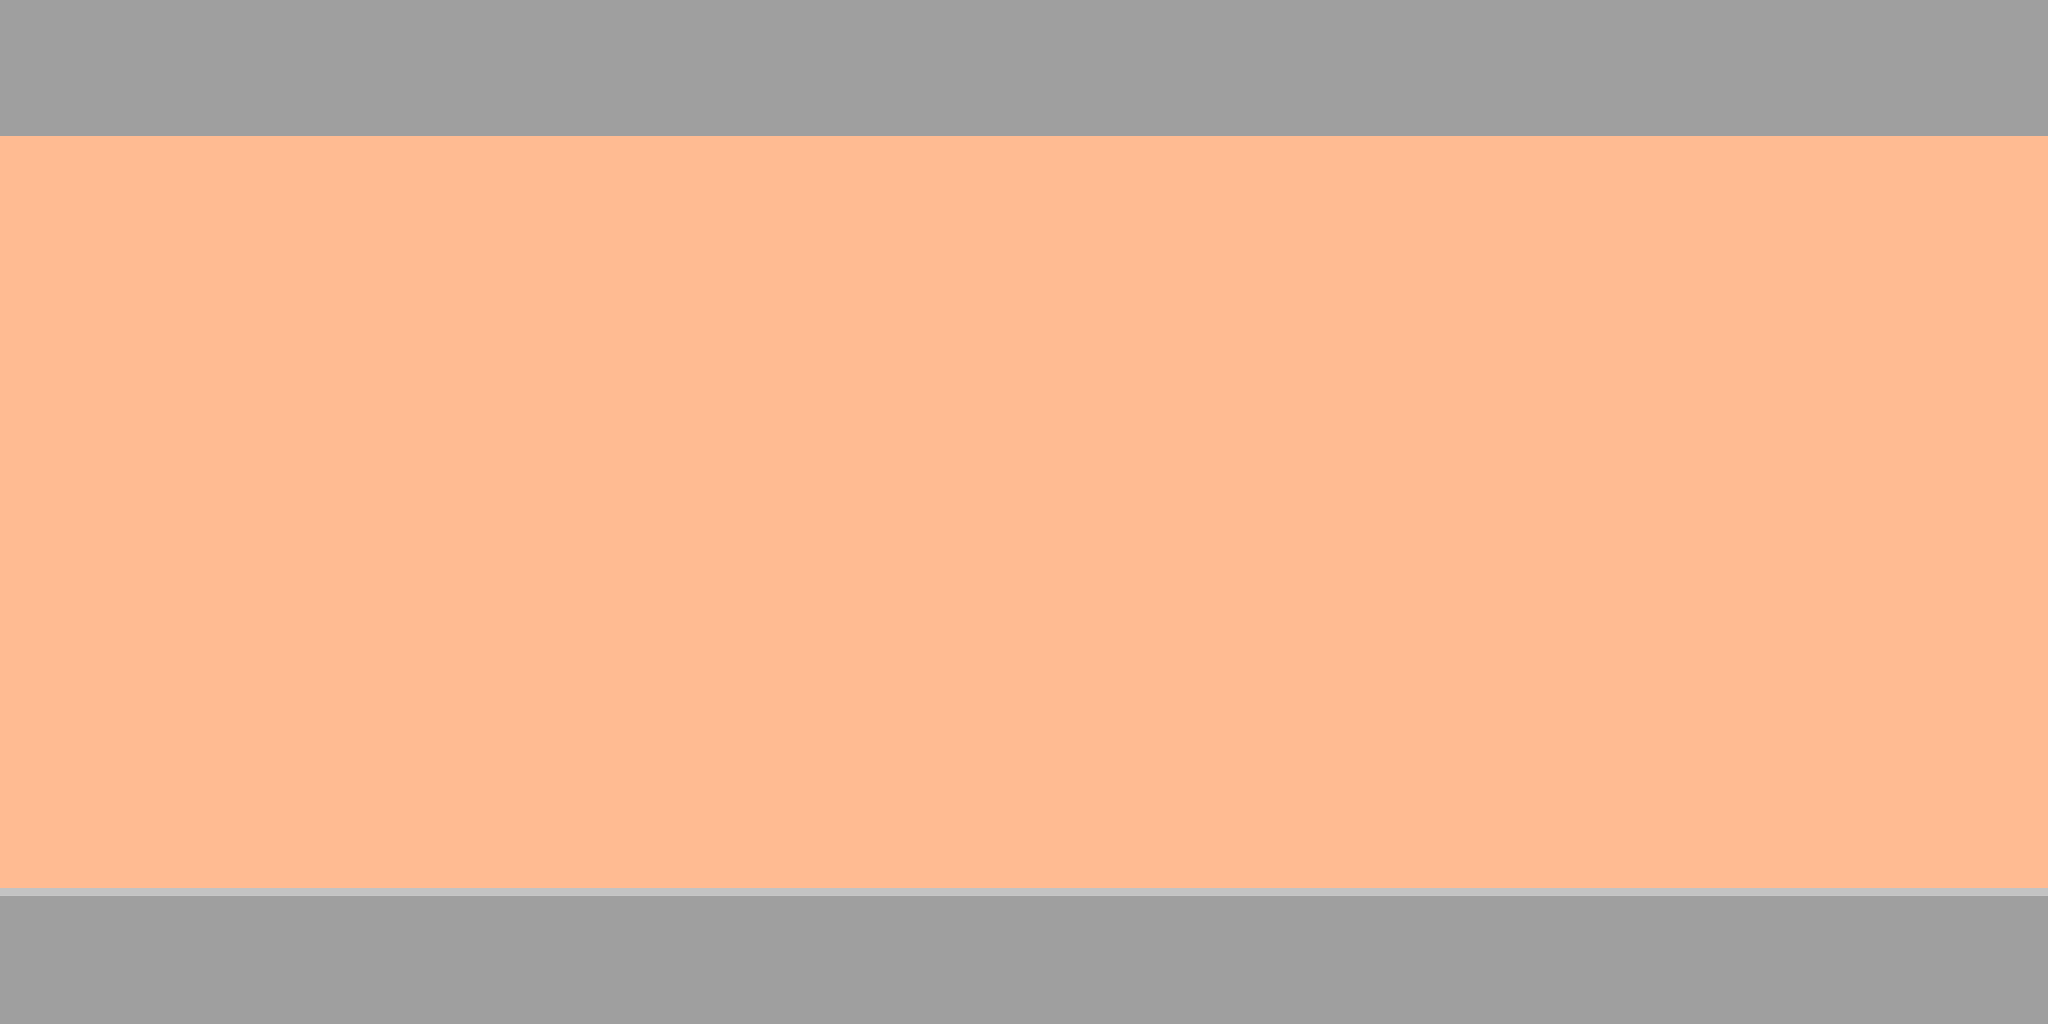

A level layout from a 2D game, rendered from its tile map. Below: a short description, then the map file with tile-grid data replaced by summaries:
An orthogonal 32x16 tile map with 64x64 px tiles, 7 tile layers (background, borderTop, borderBottom, borderLeft, ...).

<map version="1.0" orientation="orthogonal" renderorder="right-down" width="32" height="16" tilewidth="64" tileheight="64" backgroundcolor="#ffbb92" nextobjectid="4">
 <tileset firstgid="1" name="boxes_map" tilewidth="64" tileheight="64" tilecount="20">
  <image source="boxes_map.png" width="320" height="256" />
  <tile id="1">
   <properties>
    <property name="type" value="spike" />
   </properties>
  </tile>
  <tile id="2">
   <properties>
    <property name="type" value="activator" />
   </properties>
  </tile>
  <tile id="3">
   <properties>
    <property name="type" value="spike" />
   </properties>
  </tile>
  <tile id="11">
   <properties>
    <property name="type" value="brick" />
   </properties>
  </tile>
 </tileset>
 <layer name="background" width="32" height="16">
  <data>[512 cells, 64 non-empty, 1 distinct tile ids]</data>
 </layer>
 <layer name="borderTop" width="32" height="16">
  <data>[512 cells, 32 non-empty, 1 distinct tile ids]</data>
 </layer>
 <layer name="borderBottom" width="32" height="16">
  <data>[512 cells, 32 non-empty, 1 distinct tile ids]</data>
 </layer>
 <layer name="borderLeft" width="32" height="16">
  <data>[512 cells, 0 non-empty, 0 distinct tile ids]</data>
 </layer>
 <layer name="borderRight" width="32" height="16">
  <data>[512 cells, 0 non-empty, 0 distinct tile ids]</data>
 </layer>
 <layer name="borderCorners" width="32" height="16">
  <data>[512 cells, 0 non-empty, 0 distinct tile ids]</data>
 </layer>
 <layer name="level" width="32" height="16">
  <properties>
   <property name="endBottom" value="14" />
   <property name="endTop" value="1" />
   <property name="startBottom" value="14" />
   <property name="startTop" value="1" />
  </properties>
  <data>[512 cells, 64 non-empty, 1 distinct tile ids]</data>
 </layer>
</map>
